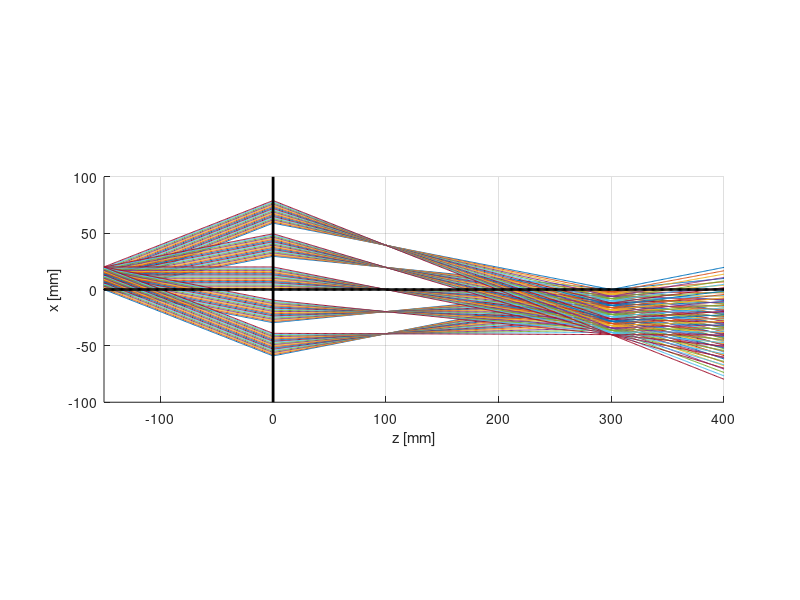
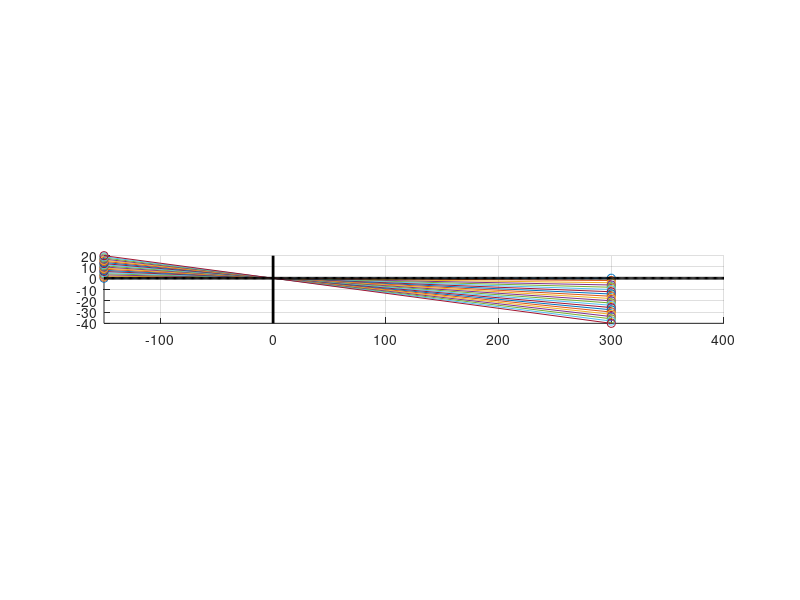

Here is the MATLAB script that generated these plots, in order:
%% Constants and given values: all lengths are in [mm].

clear;

f = 100;  % the lens focal length
xSamp = 20;  % the initial x position: the sample position
zSamp = -150;  % the initial z position: the sample position


%% Make z and RTMs

% sample z
dz = 1;  % step size in z; arbitrarily chosen
zEnd = 400;  % the z position at which our calculation will stop
z = zSamp:dz:zEnd;  % array of z positions
nz = length(z);  % length of the array

% RTMs
rtmLens = [1 0; -1/f 1];  % RTM of the lens
rtmAir = [1 dz; 0 1];  % RTM of a thin air slab with the thickness of dz


%% For each position of 0<x<x0, trace 5 rays with different initial angles, resulting in the focusing (x,z) position

% initial angles
thetaSamp = linspace(-pi/8,pi/8,5);  % array of the initial angle.  We can reduce the number of angles here as we will plot all rays for various x positions below
ntheta = length(thetaSamp);

% sample x for initial positions of the sample
dx = 1;  % sampling step size in x (along the object)
x = 0:dx:xSamp;
nx = length(x);

r = zeros(2,nz,ntheta,nx);  % a set of ray vectors for each z position and each initial angle and each initial x position
for ix=1:nx
    x1 = x(ix);  % ix'th initial x position
    
    for itheta=1:ntheta
        thetaSamp1 = thetaSamp(itheta);  % itheta'th angle value

        % repeat the code of Example 1.3 to tracy a ray with the angle theta1
        r1 = zeros(2,nz);  % array of ray vectors (at every z position) for the given angle
        r1(:,1) = [x1 thetaSamp1]';  % here the initial position is x1, not x0
        for iz=2:nz
            r1(:,iz) = rtmAir * r1(:,iz-1);  % multiply the air RTM
            if z(iz) == 0  % multiply the lens RTM when z = 0 (the position of the lens)
                r1(:,iz) = rtmLens * r1(:,iz);
            end
        end

        % assign the calculated r1 to r
        r(:,:,itheta,ix) = r1;
    end
end


%% Plot x positions as a function of z, all lines, for each initial x position

clr = lines(nx);  % line color for each initial x position
figure;
for ix=1:nx
    for itheta=1:ntheta
        line(z,r(1,:,itheta,ix),'color',clr(ix,:));  
    end
end
line(z,zeros(size(z)),'color','k','linewidth',2);  % optical axis
line([0 0], get(gca,'ylim'),'color','k','linewidth',2);  % lens
axis image;  % set x and z scales identical
grid on;
xlabel('z [mm]');
ylabel('x [mm]');


%% For each initial x position, find z position at which the rays are focused (i.e., variance in x between rays is minimized)

xFocus = zeros(nx,1);
zFocus = zeros(nx,1);

iz0 = find(z==0);  % iz of z = 0.  we will look into variance after this iz0 (later the lens) because the initial position has zero variance
for ix=1:nx
    r1 = r(:,:,:,ix);  % the set of ray vectors for ix'th initial x position
    xVar = squeeze(var(r1(1,:,:),[],3));  % variance of x (1st element of the first dimension) along theta (the 3rd dimension)
    [xVarMin,iz] = min(xVar(iz0:end));  % find the min variance from iz0
    iz = iz-1+iz0;  % compensate the iz0
    zFocus(ix) = z(iz);
    xFocus(ix) = mean(squeeze(r1(1,iz,:)));  % average x position
end

figure;
for ix=1:nx
    line([zSamp zFocus(ix)],[x(ix) xFocus(ix)],'color',clr(ix,:),'marker','o');  % plot a straight line between each object point and its focus point (image point)
end
line(z,zeros(size(z)),'color','k','linewidth',2);  % optical axis
line([0 0], get(gca,'ylim'),'color','k','linewidth',2);  % lens
axis image;  % set x and z scales identical
grid on;

imageLength = max(xFocus)-min(xFocus);
disp(['The image is made at z = ' num2str(mean(zFocus),3) '+/-' num2str(std(zFocus),3) ' mm, ' ...
    'and its length is ' num2str(imageLength,3) ' mm (i.e., magnification = ' num2str(imageLength/xSamp,3) ').']);

